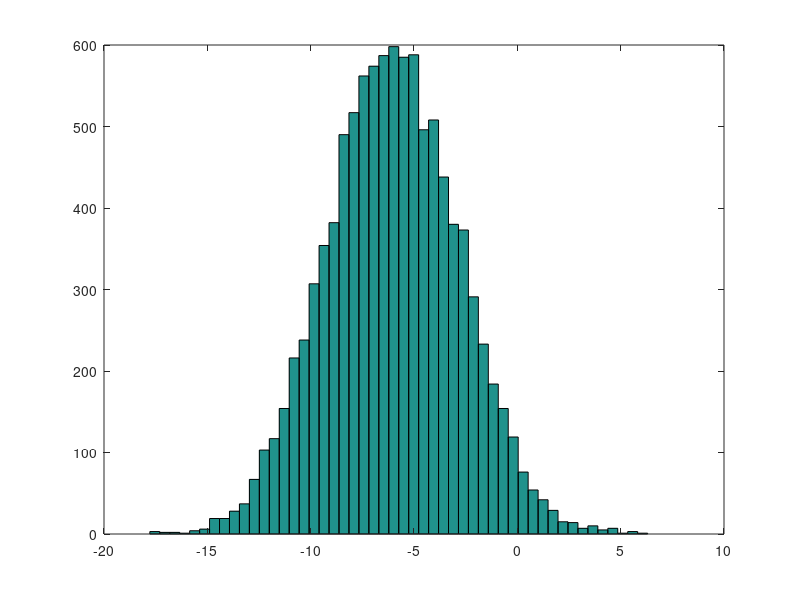

This chart was generated by the following MATLAB code:
#!/usr/bin/env octave --persist

%% elementary operations
5+6
3-2
5*8
1/2
2^6
1 == 2 % false
1 ~= 2 % true.  note, not "!="
1 && 0
1 || 0
xor(1,0)


%% variable assignment
a = 3; % semicolon suppresses output
b = 'hi';
c = 3>=1;

% Displaying them:
a = pi
disp(a)
disp(sprintf('2 decimals: %0.2f', a))
disp(sprintf('6 decimals: %0.6f', a))
format long
a
format short
a


%%  vectors and matrices
A = [1 2; 3 4; 5 6]

v = [1 2 3]
v = [1; 2; 3]
v = 1:0.1:2   % from 1 to 2, with stepsize of 0.1. Useful for plot axes
v = 1:6       % from 1 to 6, assumes stepsize of 1 (row vector)

C = 2*ones(2,3) % same as C = [2 2 2; 2 2 2]
w = ones(1,3)   % 1x3 vector of ones
w = zeros(1,3)
w = rand(1,3) % drawn from a uniform distribution 
w = randn(1,3)% drawn from a normal distribution (mean=0, var=1)
w = -6 + sqrt(10)*(randn(1,10000));  % (mean = -6, var = 10) - note: add the semicolon
hist(w)
pause()    % plot histogram using 10 bins (default)
hist(w,50) % plot histogram using 50 bins
pause()
% note: if hist() crashes, try "graphics_toolkit('gnu_plot')" 

I = eye(4)   % 4x4 identity matrix